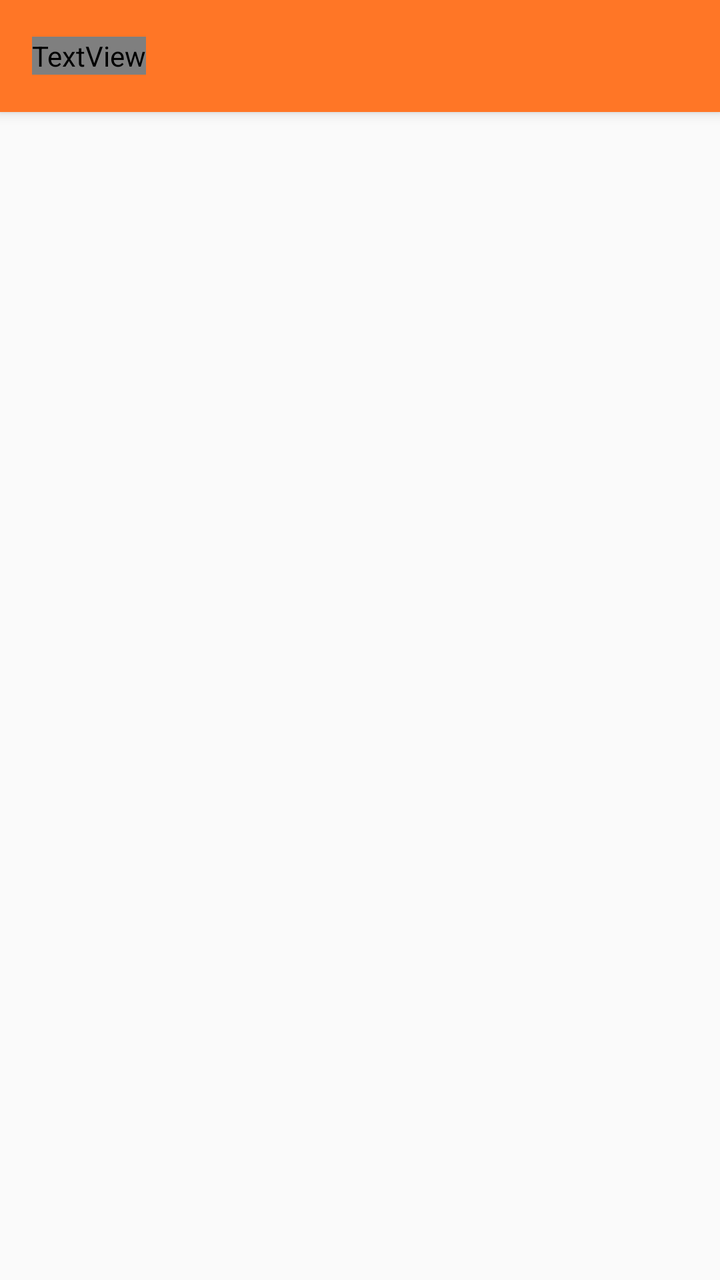
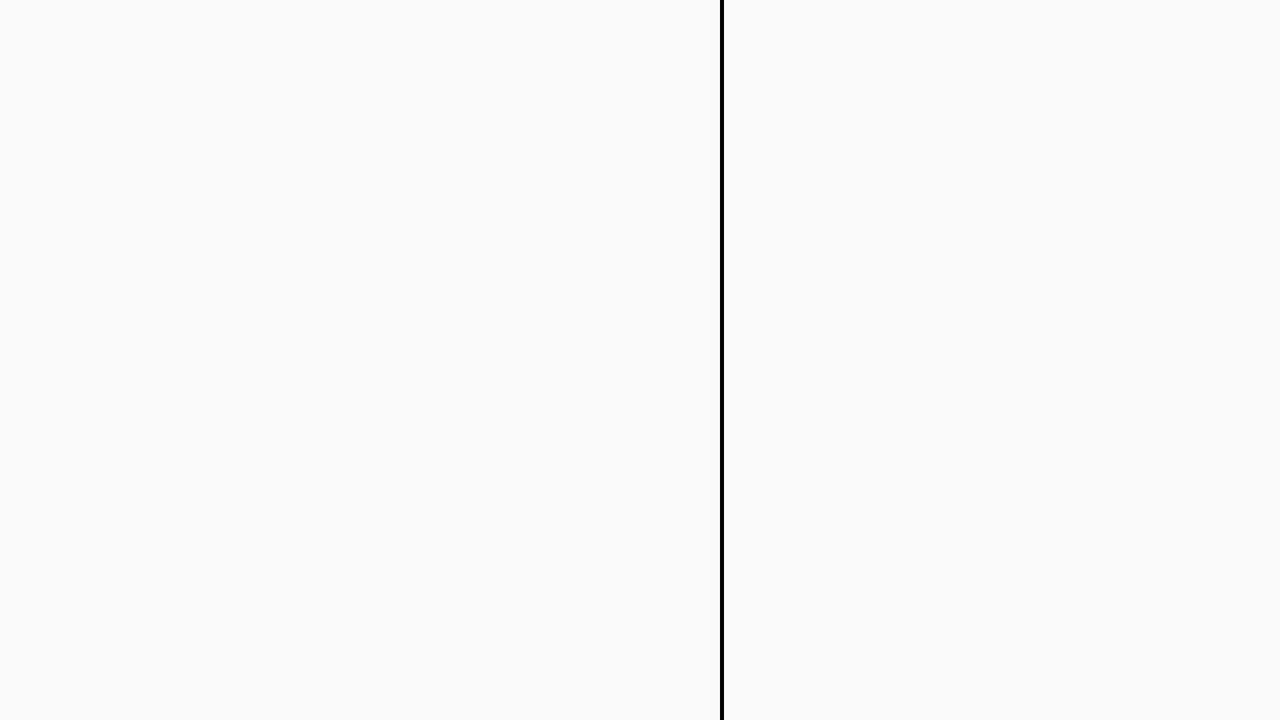

First picture: res/layout/ on a phone held upright. Second picture: the repository's own variant of that layout, on a device whose configuration matches the variant's folder. Source for both follows.
<!-- AndroidManifest.xml: application theme AppTheme -->
<!-- res/layout/activity_repolist.xml -->
<?xml version="1.0" encoding="utf-8"?>
<RelativeLayout xmlns:android="http://schemas.android.com/apk/res/android"
              android:layout_width="match_parent"
              android:layout_height="match_parent" android:orientation="vertical">

    <android.support.v7.widget.Toolbar
            xmlns:android="http://schemas.android.com/apk/res/android"
            android:layout_width="match_parent"
            android:layout_height="?attr/actionBarSize" xmlns:app="http://schemas.android.com/apk/res-auto"
            android:background="?attr/colorPrimary"
            android:elevation="4dp"
            android:id="@+id/tool_bar"
            android:theme="@style/ThemeOverlay.AppCompat.ActionBar"
            app:popupTheme="@style/ThemeOverlay.AppCompat.Light">
        <TextView
                android:layout_width="wrap_content"
                android:layout_height="wrap_content"
                android:text="PGS GitHub"
                android:layout_gravity="start"
                android:textColor="@color/colorItemBg"
                android:textSize="28dp"
                android:id="@+id/toolbar_title"/>

    </android.support.v7.widget.Toolbar>

    <FrameLayout android:layout_width="match_parent"
                 android:layout_height="match_parent"
                 android:layout_below="@id/tool_bar"
                 android:id="@+id/list">
    </FrameLayout>



</RelativeLayout>
<!-- resources referenced by this layout -->
<resources>
  <style name="AppTheme" parent="Theme.AppCompat.Light.NoActionBar">
          
          <item name="colorPrimary">@color/colorPrimary</item>
          <item name="colorPrimaryDark">@color/colorPrimaryDark</item>
          <item name="colorAccent">@color/colorAccent</item>
          <item name="android:itemTextAppearance">@color/colorItemBg</item>
          <item name="android:actionOverflowMenuStyle">@color/colorItemBg</item>
  
      </style>
  <color name="colorPrimary">#FF7626</color>
  <color name="colorPrimaryDark">#FF7626</color>
  <color name="colorAccent">#000000</color>
</resources>
<!-- res/layout-land/activity_repolist.xml (the repository's variant of the layout above) -->
<!-- drawn on the phone turned sideways -->
<?xml version="1.0" encoding="utf-8"?>
<LinearLayout xmlns:android="http://schemas.android.com/apk/res/android"
              android:layout_width="match_parent"
              android:layout_height="match_parent"
              android:orientation="horizontal">
    <FrameLayout android:layout_width="0dp"
                 android:layout_weight=".6"
                 android:layout_height="match_parent"
                 android:id="@+id/list">

    </FrameLayout>
    <View android:layout_width="2dp" android:background="@android:color/black" android:layout_height="match_parent"/>

    <View android:layout_width="28dp" android:layout_height="match_parent"/>

    <FrameLayout android:layout_width="0dp"
                 android:layout_weight=".4"
                 android:layout_height="match_parent"
                 android:id="@+id/detail"
                 android:layout_marginEnd="10dp">

    </FrameLayout>


</LinearLayout>
